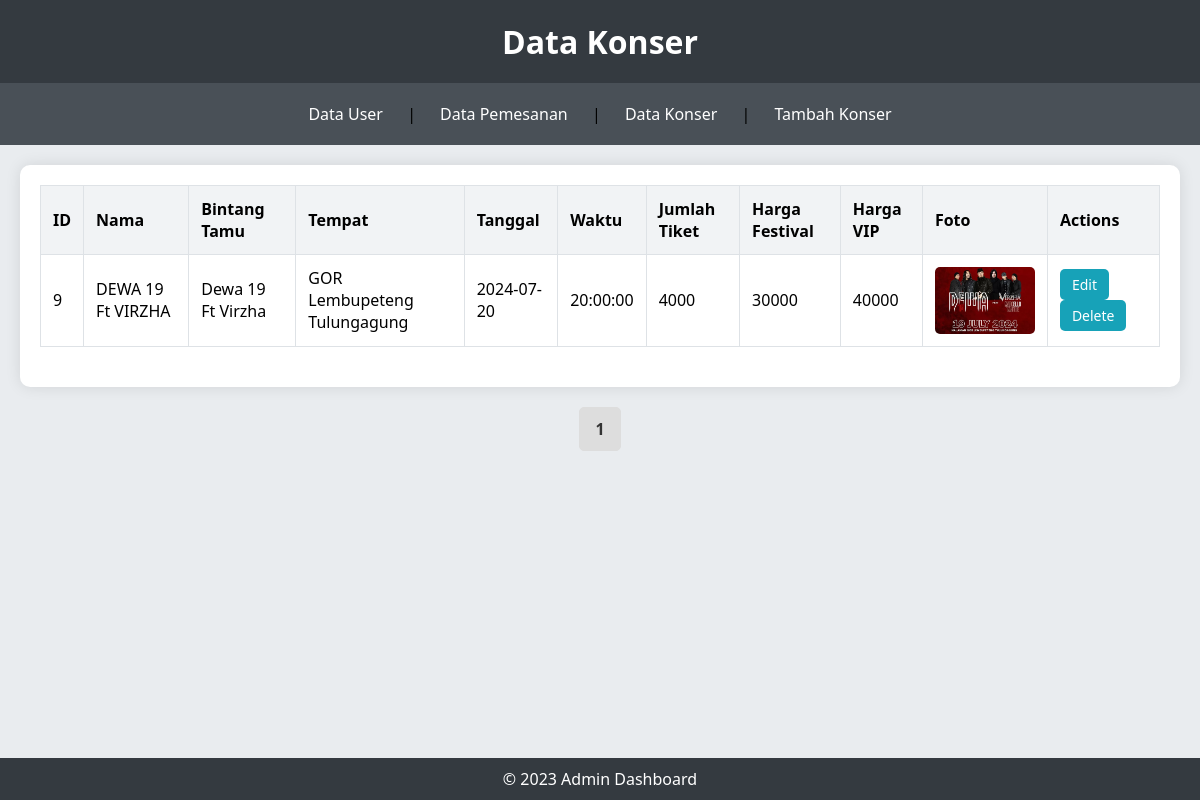
Screenshot of /admin/data_konser.php with the database file from the repository.
### tables this page shows
CREATE TABLE `konser` (
  `id` int(11) NOT NULL,
  `nama` varchar(255) NOT NULL,
  `b_tamu` varchar(255) NOT NULL,
  `tempat` varchar(255) NOT NULL,
  `tanggal` date NOT NULL,
  `waktu` time NOT NULL,
  `jumlah_tiket` int(11) NOT NULL,
  `festival` int(11) NOT NULL,
  `vip` int(11) NOT NULL,
  `foto` varchar(255) NOT NULL
);

### admin/data_konser.php (the view, shortened to what this page needs)
<?php
include '../koneksi.php';
$limit = 5;
$page = isset($_GET['page']) ? $_GET['page'] : 1;
$offset = ($page - 1) * $limit;
$sql = "SELECT id, nama, b_tamu, tempat, tanggal, waktu, jumlah_tiket, festival, vip, foto FROM konser LIMIT $limit OFFSET $offset";
$result = $conn->query($sql);
$total_sql = "SELECT COUNT(*) FROM konser";
$total_result = $conn->query($total_sql);
$total_rows = $total_result->fetch_array()[0];
$total_pages = ceil($total_rows / $limit);
?>
<!DOCTYPE html>
<html lang="en">
<head>
    <link rel="stylesheet" href="css.css">
</head>
<body>
    <header>
        <h1>Data Konser</h1>
    </header>
    <nav>
        <a href="user.php">Data User</a> |
        <a href="data_pemesanan.php">Data Pemesanan</a> |
        <a href="data_konser.php">Data Konser</a> |
        <a href="tambah_konser.html">Tambah Konser</a>
    </nav>
    <div class="container">
        <div class="table-wrapper">
            <?php
            if ($result->num_rows > 0) {
                echo "<table>";
                echo "<tr><th>ID</th><th>Nama</th><th>Bintang Tamu</th><th>Tempat</th><th>Tanggal</th><th>Waktu</th><th>Jumlah Tiket</th><th>Harga Festival</th><th>Harga VIP</th><th>Foto</th><th>Actions</th></tr>";
                while ($row = $result->fetch_assoc()) {
                    echo "<tr>";
                    echo "<td>" . $row["id"] . "</td>";
                    echo "<td>" . $row["nama"] . "</td>";
                    echo "<td>" . $row["b_tamu"] . "</td>";
                    echo "<td>" . $row["tempat"] . "</td>";
                    echo "<td>" . $row["tanggal"] . "</td>";
                    echo "<td>" . $row["waktu"] . "</td>";
                    echo "<td>" . $row["jumlah_tiket"] . "</td>";
                    echo "<td>" . $row["festival"] . "</td>";
                    echo "<td>" . $row["vip"] . "</td>";
                    echo "<td class='image-cell'><img src='" . $row["foto"] . "' alt='Konser Image'></td>";
                    echo "<td><a href='editkon.php?id=" . $row["id"] . "' class='btn'>Edit</a>
                              <a href='hapuskon.php?id=" . $row["id"] . "' class='btn' onclick='return confirm(\"Yakin ingin menghapus konser ini?\")'>Delete</a></td>";
                    echo "</tr>";
                }
                echo "</table>";
            } else {
                echo "0 results";
            }
            ?>
        </div>
        <div class="pagination">
            <?php
            for ($i = 1; $i <= $total_pages; $i++) {
                if ($i == $page) {
                    echo "<a href='?page=$i' class='active'>$i</a>";
                } else {
                    echo "<a href='?page=$i'>$i</a>";
                }
            }
            ?>
        </div>
    </div>
    <footer>&copy; 2023 Admin Dashboard</footer>
</body>
</html>

### admin/css.css (style rules this page uses)
body { font-family: 'Segoe UI', Tahoma, Geneva, Verdana, sans-serif; background-color: #e9ecef; margin: 0; padding: 0; display: flex; flex-direction: column; min-height: 100vh; }
header { background-color: #343a40; color: white; padding: 20px 0; text-align: center; }
header h1 { margin: 0; }
nav { background-color: #495057; padding: 10px 0; text-align: center; }
nav a { color: white; text-decoration: none; padding: 10px 20px; display: inline-block; transition: background-color 0.3s; }
.container { flex: 1; padding: 20px; }
.table-wrapper { background-color: white; box-shadow: 0 0 15px rgba(0, 0, 0, 0.1); padding: 20px; border-radius: 10px; overflow-x: auto; }
table { width: 100%; border-collapse: collapse; margin-bottom: 20px; }
table, th, td { border: 1px solid #dee2e6; }
th, td { padding: 12px; text-align: left; }
th { background-color: #f1f3f5; }
td .btn { background-color: #17a2b8; color: white; text-decoration: none; padding: 6px 12px; border-radius: 5px; margin-right: 5px; transition: background-color 0.3s; }
.btn { display: inline-block; padding: 8px 12px; font-size: 14px; color: white; background-color: #4CAF50; border: none; border-radius: 4px; text-align: center; text-decoration: none; cursor: pointer; transition: background-color 0.3s; }
.image-cell img { max-width: 100px; height: auto; display: block; border-radius: 5px; }
footer { background-color: #343a40; color: white; text-align: center; padding: 10px 0; position: relative; bottom: 0; width: 100%; }

### admin/data_konser.php (style rules this page uses)
.pagination { margin: 20px; display: flex; justify-content: center; }
.pagination a { margin: 0 5px; padding: 10px 15px; text-decoration: none; color: #333; background-color: #fff; border: 1px solid #ddd; border-radius: 5px; transition: background-color 0.3s; }
.pagination a.active { font-weight: bold; background-color: #ddd; }

### rows the page displays
konser: id "9", nama "DEWA 19 Ft VIRZHA", b_tamu "Dewa 19 Ft Virzha", tempat "GOR Lembupeteng Tulungagung", tanggal "2024-07-20", waktu "20:00:00", jumlah_tiket "4000", festival "30000", vip "40000", foto (picture)
